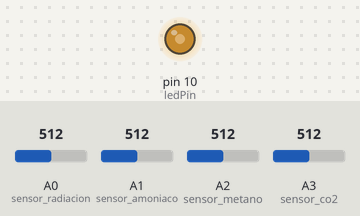
Bench run of a sketch on a simulated Arduino Uno, built with avr-gcc and run on an emulated ATmega328P. On the bench: output pins drawn as LEDs (lit = HIGH). The test bench sets the inputs (shaded band); at power-on: A0 (sensor_radiacion) = 512, A1 (sensor_amoniaco) = 512, A2 (sensor_metano) = 512, A3 (sensor_co2) = 512.

Above: at 1.2 s.
1.3 s: A0 (sensor_radiacion) set to 716
At 2.5 s:
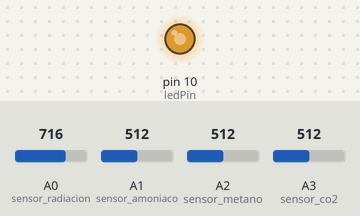
2.8 s: A0 (sensor_radiacion) set to 992
At 3.6 s:
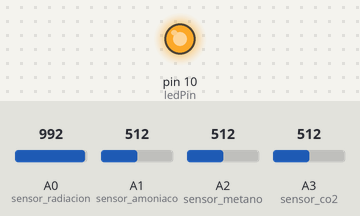
4.3 s: A0 (sensor_radiacion) set to 90
At 4.9 s:
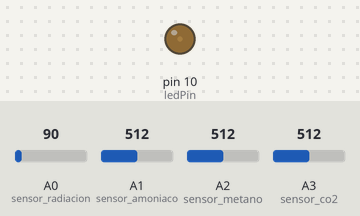
Timing chart, 0 to 7.3 s (numbered marks = the images above; inputs shaded):
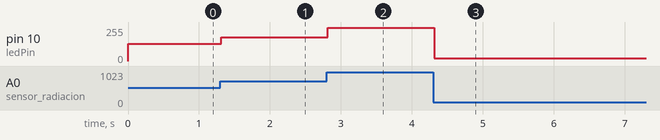

The sketch:

Radiacion1.ino
```cpp
#include <math.h>;
#include <SoftwareSerial.h>

double E = 2.718281828459045235360287471352;
int sensor_radiacion = 0;
int sensor_amoniaco=1;
int sensor_metano=2;
int sensor_co2=3;

SoftwareSerial mySerial(3, 4);


int ledPin=10;

int radiacion;
int amoniaco;
int metano;
int co2;

String m_radiacion;
String m_amoniaco;
String m_metano;
String m_co2;

//double vrl_co2;
//double rsl_co2;
//double ppm_co2;

void setup() {
  pinMode(ledPin, OUTPUT);
  mySerial.begin(9600);
  // put your setup code here, to run once
}

void loop() {
  // Lectura de los sensores
  radiacion= analogRead(sensor_radiacion)/4;
  amoniaco= analogRead(sensor_amoniaco)/4;
  metano= analogRead(sensor_metano)/4;
  co2= analogRead(sensor_co2)/4;

 //Calculo de PPM del CO2
 // vrl_co2=analogRead(sensor_amoniaco)*5/1023;
 //rsl_co2=(5-vrl_co2)/vrl_co2;
 //ppm_co2=pow(E,log(rsl_co2)/0.339)/4.79;


  analogWrite(ledPin,radiacion);
  if (radiacion < 10){
    m_radiacion="00"+String(radiacion);
  } else{
    if (radiacion<100){
      m_radiacion="0"+String(radiacion);
        }else{
      m_radiacion=String(radiacion);
    }
  }


  if (amoniaco < 10){
    m_amoniaco="00"+String(amoniaco);
  } else{
    if (amoniaco<100){
      m_amoniaco="0"+String(amoniaco);
        }else{
      m_amoniaco=String(amoniaco);
    }
  }


  if (metano < 10){
    m_metano="00"+String(metano);
  } else{
    if (radiacion<100){
      m_metano="0"+String(metano);
        }else{
      m_metano=String(metano);
    }
  }


  if (co2 < 10){
    m_co2="00"+String(co2);
  } else{
    if (radiacion<100){
      m_co2="0"+String(co2);
        }else{
      m_co2=String(co2);
    }
  }


  mySerial.println('$'+m_radiacion+m_amoniaco+m_metano+m_co2+"#");
  delay(1);

}
```

Measured:
- after the input at 1.3 s, pin 10 (ledPin): 128/255 → 179/255 at once
- after the input at 2.8 s, pin 10 (ledPin): 179/255 → 248/255 at once
- after the input at 4.3 s, pin 10 (ledPin): 248/255 → 22/255 at once
